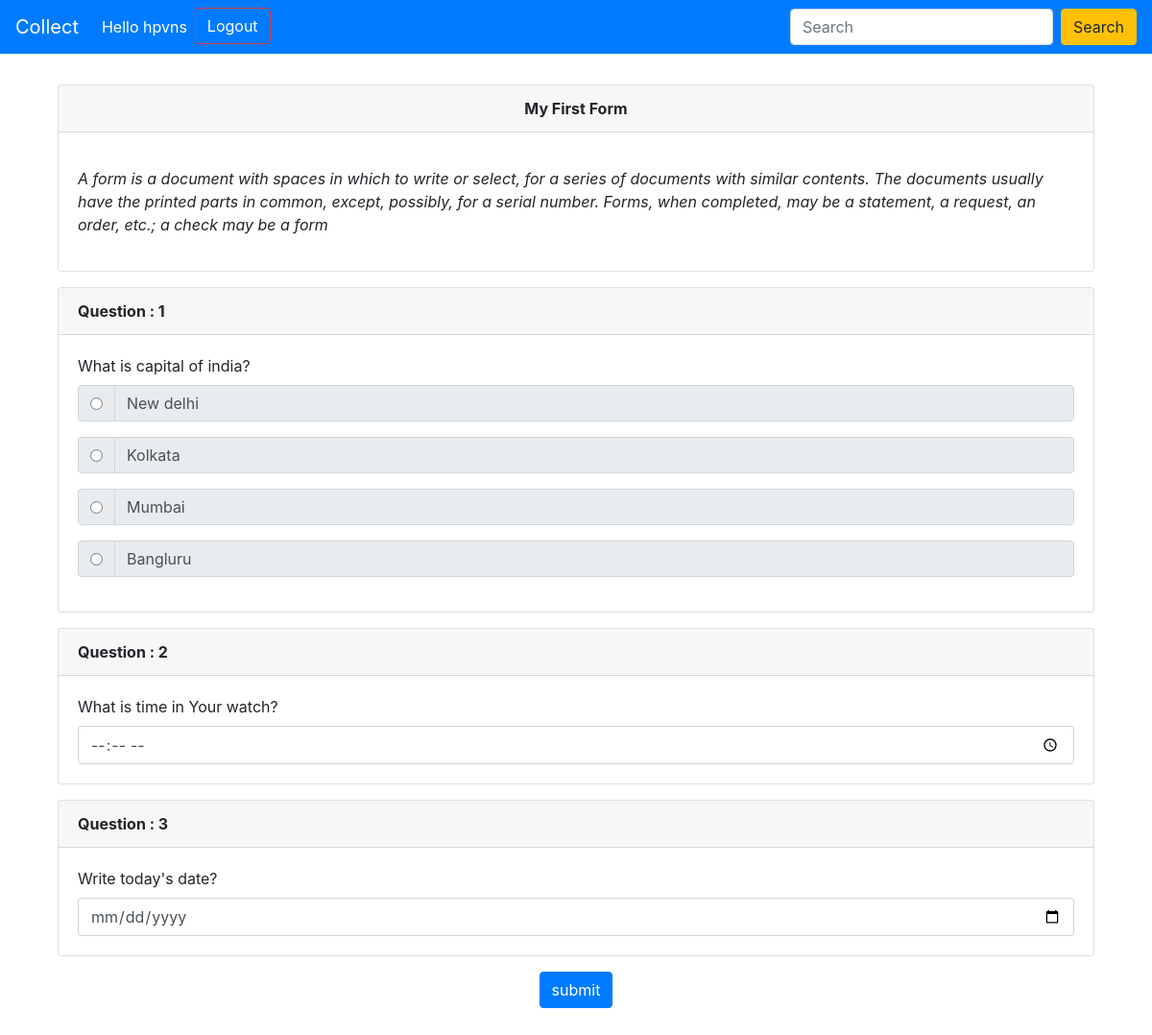
The page /show_form/38 (signed in) on the database its author committed.
### survey/models.py (models this page shows, shortened)
class Form(models.Model):
    title = models.CharField(max_length=200)
    description = models.CharField(max_length=10000, blank = True)
    owner = models.ForeignKey(User, on_delete = models.CASCADE, related_name = "owner")
    sucess_message = models.CharField(max_length = 10000, default = "Your response has been recorded.")
    created_at = models.DateTimeField(auto_now_add = True)
    updated_at = models.DateTimeField(auto_now = True)
    questions = models.ManyToManyField(Questions, related_name = "questions")
    collect_email = models.BooleanField(default=False)
    login_required = models.BooleanField(default = False)

class Questions(models.Model):
    question = models.CharField(max_length= 10000)
    question_type = models.IntegerField(choices=QUESTION_TYPES)
    required = models.BooleanField(default= False)
    choices = models.ManyToManyField(Choices, related_name = "choices", blank = True)

class Choices(models.Model):
    choice = models.CharField(max_length=5000)

### survey/views.py (the view)
# urls.py: path('show_form/<int:key>', views.show_form, name = 'show_form'),
@login_required
def show_form(request, key):
    form_data = Form.objects.get(pk=key)
    form_data_json = {
        "id" : form_data.pk,
        "title" : form_data.title,
        "description": form_data.description,
        "owner" : form_data.owner,
        "login_required" : form_data.login_required,
        "collect_email" : form_data.collect_email,
        "created_at" : form_data.created_at,
        "updated_at" : form_data.updated_at,
        "questions": [que for que in form_data.questions.all()]
    }
    return render(request, "form_render.html", {"form_data":form_data_json})

### templates/form_render.html (shortened to what this page needs)
{% load static %}
<!doctype html>
<html lang="en">
  <head>
    <link rel="stylesheet" href="{% static '\css/main.css' %}" />
    <link rel="stylesheet" href="https://cdn.jsdelivr.net/npm/bootstrap@4.0.0/dist/css/bootstrap.min.css">
  </head>
  <body>
    <nav class="navbar navbar-expand-lg navbar-dark bg-primary">
        <div class="collapse navbar-collapse" id="navbarTogglerDemo01">
          <a class="navbar-brand" href="/">Collect</a>
          <ul class="navbar-nav mr-auto mt-2 mt-lg-0">
              {% if request.user.is_authenticated %}
              <li class="nav-item active">
                <a class="nav-link" href="/accounts/login">Hello {{request.user}} <span class="sr-only">(current)</span></a>
               </li>
              <li><a class="btn btn-outline-danger " href="/accounts/logout" style="color:white;">Logout</a></li>
              {% endif %}
          </ul>
          <form class="form-inline my-2 my-lg-0">
            <input class="form-control mr-sm-2" type="search" placeholder="Search" aria-label="Search">
            <button class="btn btn-warning  my-2 my-sm-0" type="submit">Search</button>
          </form>
        </div>
      </nav>
      <div class="container ps-3 pt-3">
        <form id = "myForm" action = "/save_response/{{form_data.id}}" method="post" onsubmit="clearCache()">
          <div class="container ps-3 pt-3">
            <div class="card">
              <div class="card-header">
                <b><center>{{form_data.title}}</center></b>
              </div>
              <div class="card-body">
                <p class="card-text"><p><i>{{form_data.description}}</i></p></p>
              </div>
            </div>
          </div>
          {% for que in form_data.questions %}
          <div class="container ps-3 pt-3">
            <div class="card">
              <div class="card-header">
                <b>Question : {{ forloop.counter }}  </b>
              </div>
              <div class="card-body">
                <label for="que_{{forloop.counter}}_{{que.pk}}" class="card-text" >{{que.question}}</label>
                {% if que.question_type is 1 %}
                    {% for choice in que.choices.all %}
                    <div class="input-group mb-3">
                      <div class="input-group-prepend">
                        <div class="input-group-text">
                          <input type="radio"  name="que_{{forloop.parentloop.counter}}_{{que.pk}}"  value="{{choice.choice}}" oninput="cacheInput(this)" id="que_{{forloop.parentloop.counter}}_{{que.pk}}" >
                        </div>
                      </div>
                      <button class="form-control" disabled><span style="text-align:left; display:block">{{choice.choice}}</span></button>
                    </div>
                    {% endfor %}
                {% endif %}
                {% if que.question_type is 2 %}
                    <input type="date" name="que_{{forloop.counter}}_{{que.pk}}" oninput="cacheInput(this)" class="form-control" id="que_{{forloop.counter}}_{{que.pk}}" placeholder="date">
                {% endif %}
                {% if que.question_type is 3 %}
                    <input type="time" name="que_{{forloop.counter}}_{{que.pk}}" oninput="cacheInput(this)" class="form-control" id="que_{{forloop.counter}}_{{que.pk}}" placeholder="time">
                {% endif %}
              </div>
            </div>
          </div>
          {% endfor %}
          <center><input type="submit" class="btn btn-primary mt-3" value="submit"></center>
        </form>
        <br>
        <br>
      </div>
  </body>
</html>

### static/css/main.css (style rules this page uses)
body { background-color: red; }

### rows shown on the page
Form: title "My First Form", description "A form is a document with spaces in which to write or select, for a series of documents with similar contents. The documents usually have the printed parts in common, except, possibly, for a serial number. Forms, when completed, may be a statement, a request, an order, etc.; a check may be a form"
Questions: question "What is capital of india?"
Choices: choice "New delhi"
Choices: choice "Kolkata"
Choices: choice "Mumbai"
Choices: choice "Bangluru"
Questions: question "What is time in Your watch?"
Questions: question "Write today's date?"

### other values the page prints
{{ request.user }} "hpvns"
